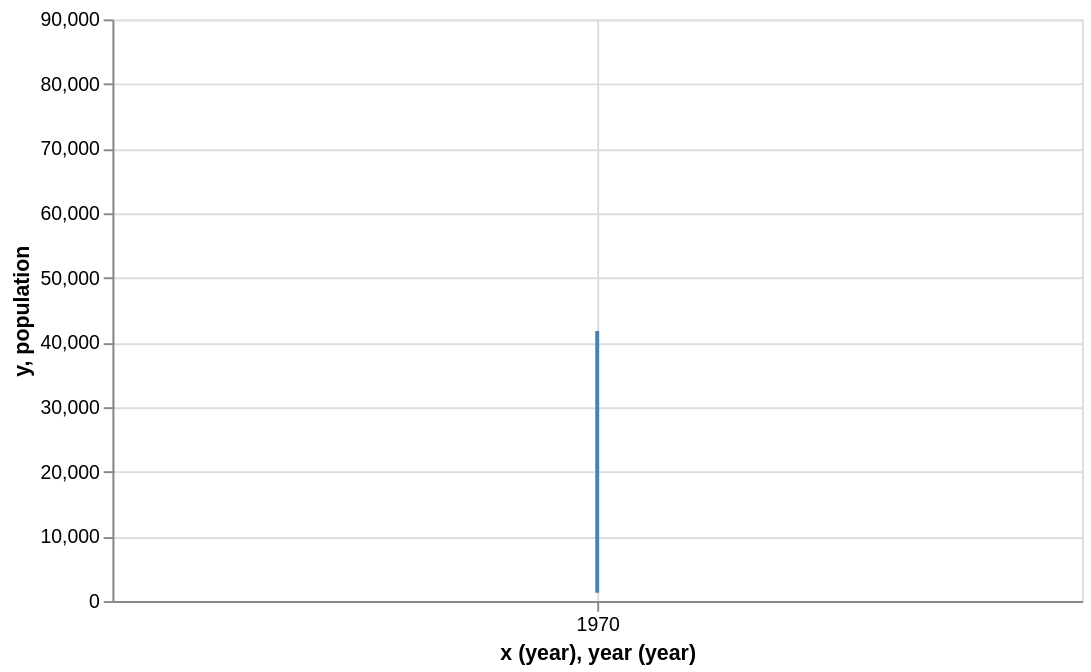

Vega-Lite specification stored for this chart:
### Vega-Lite specification from a JSON file in a GitHub repository (floating-point values rounded to 4 significant figures)
{"$schema": "https://vega.github.io/schema/vega-lite/v2.json", "description": "The population of the German city of Falkensee over time", "width": 500, "data": {"values": [{"year": 1875, "population": 1309}, {"year": 1890, "population": 1558}, {"year": 1910, "population": 4512}, {"year": 1925, "population": 8180}, {"year": 1933, "population": 15915}, {"year": 1939, "population": 24824}, {"year": 1946, "population": 28275}, {"year": 1950, "population": 29189}, {"year": 1964, "population": 29881}, {"year": 1971, "population": 26007}, {"year": 1981, "population": 24029}, {"year": 1985, "population": 23340}, {"year": 1989, "population": 22307}, {"year": 1990, "population": 22087}, {"year": 1991, "population": 22139}, {"year": 1992, "population": 22105}, {"year": 1993, "population": 22242}, {"year": 1994, "population": 22801}, {"year": 1995, "population": 24273}, {"year": 1996, "population": 25640}, {"year": 1997, "population": 27393}, {"year": 1998, "population": 29505}, {"year": 1999, "population": 32124}, {"year": 2000, "population": 33791}, {"year": 2001, "population": 35297}, {"year": 2002, "population": 36179}, {"year": 2003, "population": 36829}, {"year": 2004, "population": 37493}, {"year": 2005, "population": 38376}, {"year": 2006, "population": 39008}, {"year": 2007, "population": 39366}, {"year": 2008, "population": 39821}, {"year": 2009, "population": 40179}, {"year": 2010, "population": 40511}, {"year": 2011, "population": 40465}, {"year": 2012, "population": 40905}, {"year": 2013, "population": 41258}, {"year": 2014, "population": 41777}]}, "layer": [{"mark": "area", "data": {"values": [{"x": 1948, "y": 45000}, {"x": 1989, "y": 45000}]}, "encoding": {"x": {"field": "x", "type": "temporal", "timeUnit": "year"}, "y": {"field": "y", "type": "quantitative"}, "opacity": {"value": 0.3}, "color": {"value": "red"}}}, {"mark": "area", "data": {"values": [{"x": 1933, "y": 45000}, {"x": 1945, "y": 45000}]}, "encoding": {"x": {"field": "x", "type": "temporal", "timeUnit": "year"}, "y": {"field": "y", "type": "quantitative"}, "opacity": {"value": 0.3}, "color": {"value": "black"}}}, {"mark": "line", "encoding": {"x": {"field": "year", "type": "temporal", "timeUnit": "year"}, "y": {"field": "population", "type": "quantitative"}, "color": {"value": "steelblue"}}}], "config": {"overlay": {"line": true}}}
